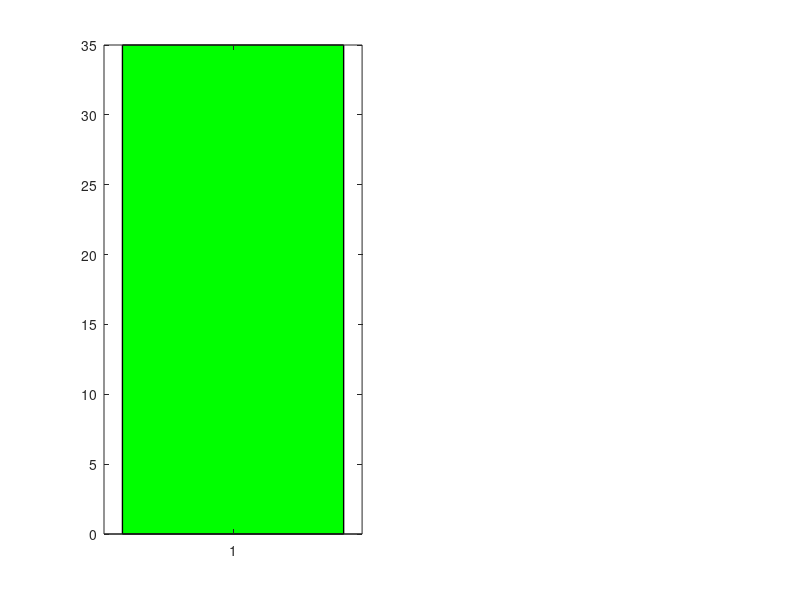

Recreate this plot in MATLAB. (Note: this script raises an error after producing the figure.)
function plot_faceplate_1D_bar(tag_name,tag_val,tag_sets)
    %% HELP plot_faceplate_FIS_control 
    %
    % FunC'C#o para criar uma figura com grC!fico que mostra os valores PV em
    % barra, com os ranges e os sets, como um faceplate de SDCD/SCADA.
    %
    % Inputs: 
    %   tag_name    - Nome da variC!vel textual em vetor coluna (igual ao get_Ranges_BCSS)
    %   tag_val     - Valor de variC!vel instantaneo de operaC'C#o em vetor linha (inserir PV
    %                 ou MV que deseja-se plotar no faceplate)
    %   tag_sets    - Valores de sets mC!ximo e mC-nimo em vetor 2xX em que tag_val deve estar 
    %                 (Se plot_faceplate_bar for para controle o SP 
    %                 deve ser inserido como entrada aqui. Os limites 
    %                 max e min serC#o colapsados no valor de SP). 
    %
    %% Trata erro por falta de argumento
    teste=2;
    if nargin ==0
        if teste ==1    % Teste faceplate da PV com SP
            tag_name=char(["vazao_oleo_BCSS"]);
            tag_val=[300];
            tag_sets=[400];
        elseif teste ==2% Teste faceplate de MVs com limites
            tag_name=char(["pressao_montante_eng";"frequencia_BCSS"]);
            tag_val=[35,55];
            tag_sets=[40,60;...
                  20,40];
        end
    end
    %% Plota grC!fico
    % identifica quantas barras serC#o plotadas e quantos sets existem 
    n_set=size(tag_sets,1);
    n_in=size(tag_val,2);
    
    % identifica se o grC!fico C) de controle
    if n_set<2
       tag_sets=[tag_sets;...
              tag_sets];
    end   
    
    % Plota cada variC!vel em seu prC3prio as barras
    for i=1:n_in
        % separa cada barra em seu subplot com seus parametros
        subplot(1,n_in,i)
        
        % plota a barra com o valor da variC!vel
        bar_lar=6; %largura da barra
        barra = bar(tag_val(i), 'FaceColor', 'green', 'EdgeColor', 'black',...
                   'LineWidth', 1,'BarWidth', bar_lar);
               
        % busca valores de range minimo e maximo e unidade de engenharia
        tag=char(strrep(tag_name(i,:),' ', ''));
        [RNGmin,RNGmax,ueng]=get_Ranges_BCSS(char([tag]));
        
        % ajusta barra com os ranges da variC!vel respectiva
        ylim([RNGmin RNGmax]);
        
        % desabilita valores do eixo X
        xticks([]);
            
        % identifica posiC'C#o do topo da barra e plota valor
        xtips = barra(1).XEndPoints;
        ytips = barra(1).YEndPoints;
        labels = sprintf('%05.2f %s',barra(1).YData,ueng);
        text(xtips,ytips,labels,'HorizontalAlignment','center',...
                                'VerticalAlignment','top')
        % posiC'C#o dos sets H e L no grC!fico
        line_comp=bar_lar/2;
        
        % desenha sets H e L
        line([1-line_comp 1+line_comp], [tag_sets(1,i) tag_sets(1,i)], 'Color', 'r', 'LineWidth', 1.5);
        line([1-line_comp 1+line_comp], [tag_sets(2,i) tag_sets(2,i)], 'Color', 'r', 'LineWidth', 1.5);
        
        % desenha o triC"ngulos nos sets H e L
        tri_larg=bar_lar/10 ;    %tamanho do lado do tringulo
        tri_altu_escale=RNGmax/100;
        triH_x = [1-line_comp 1-line_comp+tri_larg 1-line_comp];
        triH_y = [tag_sets(1,i)-sqrt((4*tri_larg^2)/3)*tri_altu_escale tag_sets(1,i) tag_sets(1,i)+sqrt((4*tri_larg^2)/3)*tri_altu_escale];
        patch(triH_x, triH_y, 'r');  
        
        triL_x = [1-line_comp 1-line_comp+tri_larg 1-line_comp];
        triL_y = [tag_sets(2,i)-sqrt((4*tri_larg^2)/3)*tri_altu_escale tag_sets(2,i) tag_sets(2,i)+sqrt((4*tri_larg^2)/3)*tri_altu_escale];
        patch(triL_x, triL_y, 'r'); 
        
        % adiciona o valor numC)rico de H e L ao lado direito do triC"ngulo
        text(1.2+line_comp, min(tag_sets(1,i)+2,RNGmax-2), num2str(tag_sets(1,i)), 'VerticalAlignment', 'middle', 'HorizontalAlignment', 'left');
        text(1.2+line_comp, max(tag_sets(2,i)-2,RNGmin-2), num2str(tag_sets(2,i)), 'VerticalAlignment', 'middle', 'HorizontalAlignment', 'left');
        
        % adiciona o valor numC)rico de H e L ao lado direito do triC"ngulo e 
        % legenda de linhas de set
        if n_set<2
            text(0.25-line_comp, max(min(tag_sets(1,i)+2,RNGmax-2),RNGmin-2), 'SP', 'VerticalAlignment', 'middle', 'HorizontalAlignment', 'left');
            text(1.2+line_comp, min(tag_sets(1,i)+2,RNGmax-2), num2str(tag_sets(1,i)), 'VerticalAlignment', 'middle', 'HorizontalAlignment', 'left');
        else
            text(0.25-line_comp, min(tag_sets(1,i)+2,RNGmax-2), 'Max', 'VerticalAlignment', 'middle', 'HorizontalAlignment', 'left');
            text(0.25-line_comp, max(tag_sets(2,i)-2,RNGmin-2), 'Min', 'VerticalAlignment', 'middle', 'HorizontalAlignment', 'left');
            text(1.2+line_comp, min(tag_sets(1,i)+2,RNGmax-2), num2str(tag_sets(1,i)), 'VerticalAlignment', 'middle', 'HorizontalAlignment', 'left');
            text(1.2+line_comp, max(tag_sets(2,i)-2,RNGmin-2), num2str(tag_sets(2,i)), 'VerticalAlignment', 'middle', 'HorizontalAlignment', 'left');

        end  
        
        % Define a cor de fundo como cinza claro
        set(gca, 'Color', [0.7 0.7 0.7]);
        
        % TC-tulo do grC!fico
        tag=strrep(tag, '_', ' ');
        texto = sprintf('Faceplate %s %s',char(tag),ueng);
        title(texto); 
        hold on
        
    end
    


   



    
    
    
    
    
    
    
    
    
    
    
    
    